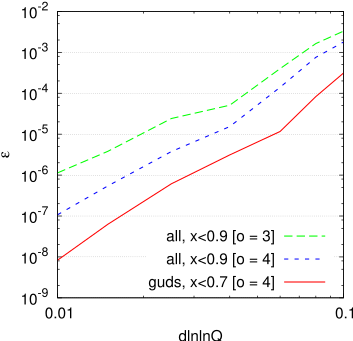

Write gnuplot code to recreate this figure.
# gnuplot file

reset
set sty dat li

set ylabel '{/Symbol e}'
set xlabel 'dlnlnQ'
set grid
set log 
set xrange [0.01:0.1]
set yrange [1e-9:1e-2]

set key spacing 1.5
#set key left Left reverse
set key bottom 
set key width -5
set size square
set format y "10^{%T}"

# plots below are given with no-pre, but actually pre or not 
# makes no different here

plot \
     '< ./cycle.pl res-grid/dy0.025-order6-4grids-nopreev-dlnlnQXX-du0.005-olnlnQ3.res' u 1:5 w l lt 2lw 3 t 'all, x<0.9 [o = 3]',\
     '< ./cycle.pl res-grid/dy0.025-order6-4grids-nopreev-dlnlnQXX-du0.005-olnlnQ4.res' u 1:5 w l lt 3 lw 3 t 'all, x<0.9 [o = 4]',\
     ''   u 1:2 w l lt 1 lw 3 t 'guds, x<0.7 [o = 4]'


#     ''   u 1:2 t 'guds x<0.7 [olnlnQ = 3]'
